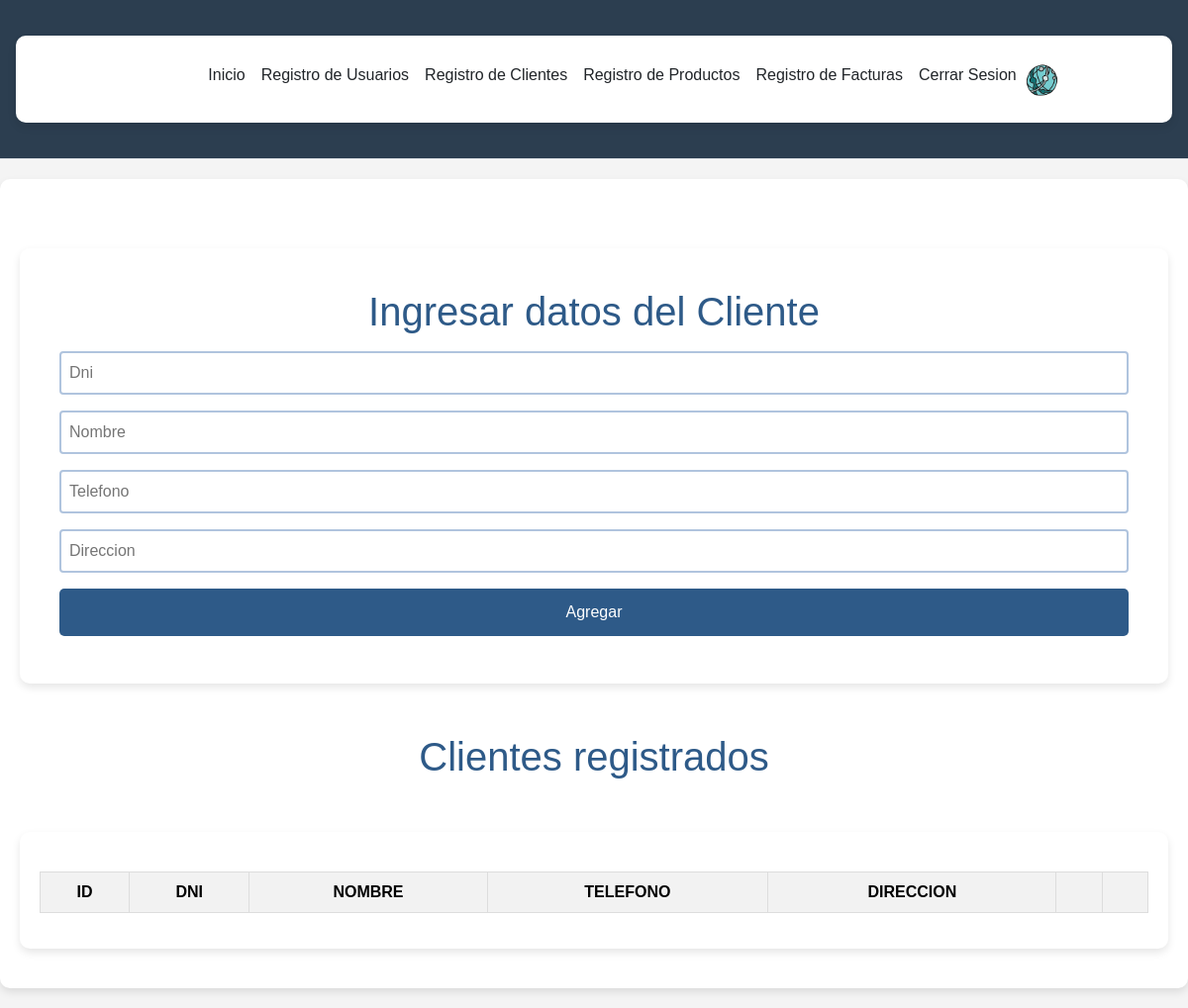
Page /Login_v18/registration-cliente.php on the earlier database version.
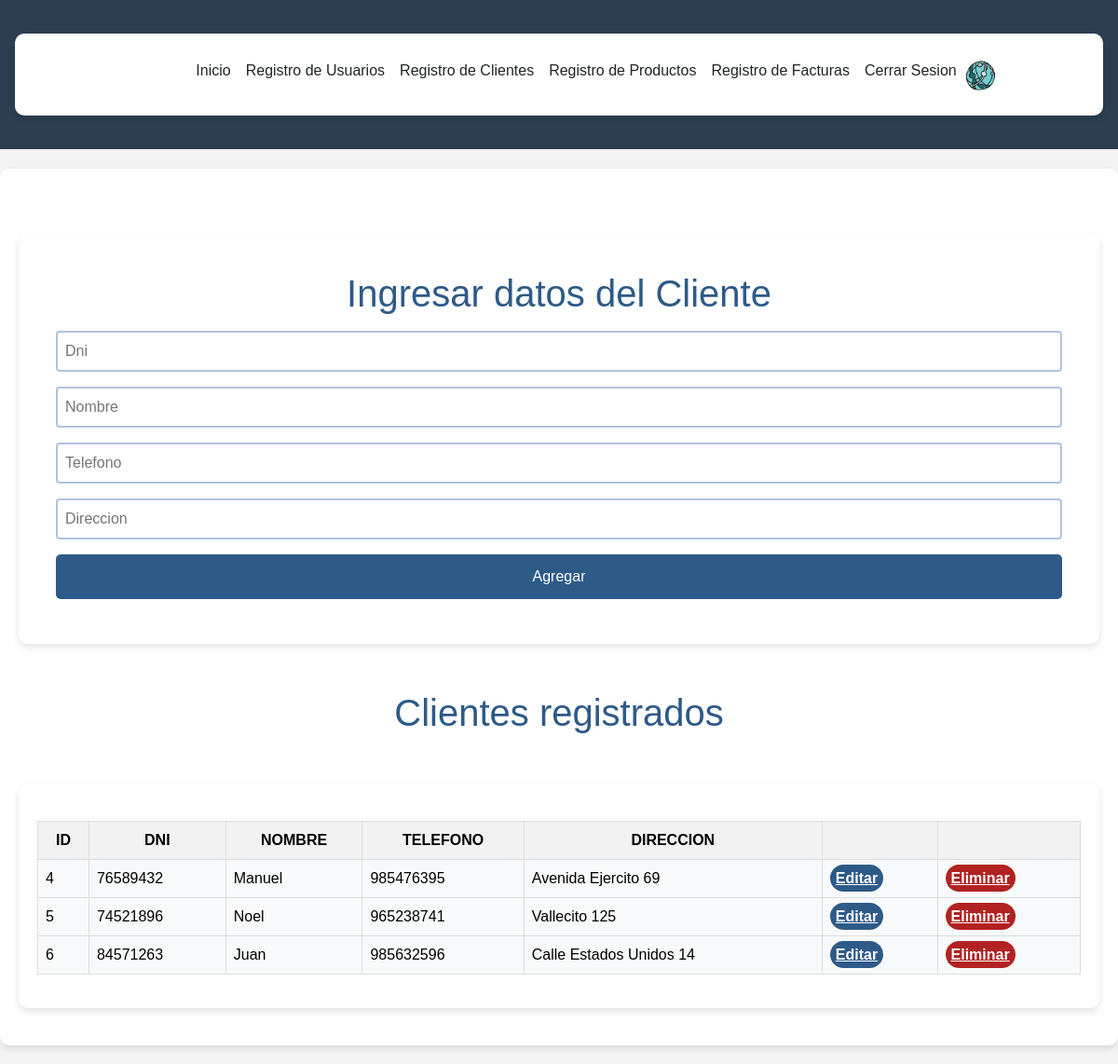
Same page on the later database version.
### tables this page shows
CREATE TABLE `cliente` (
  `idcliente` int(11) NOT NULL,
  `dni` int(8) DEFAULT NULL,
  `nombre` varchar(80) DEFAULT NULL,
  `telefono` int(11) DEFAULT NULL,
  `direccion` text DEFAULT NULL
);

### Login_v18/registration-cliente.php (the view, shortened to what this page needs)
<?php
include("conexion.php");
$sql = "SELECT * FROM cliente";
$query = mysqli_query($mysqli, $sql);
?>
<!DOCTYPE html>
<html lang="es">
<head>
    <link rel="stylesheet" type="text/css" href="style-home2.css?ts=<?= time() ?>" />
    </head>
<body>
    <div>
        <?php
        require_once "header.php";
        ?>
    </div>
    <div class="container">
        <div class="users-form">
            <form action="register-cliente.php" method="POST">
                <h1>Ingresar datos del Cliente</h1>
                <input type="text" placeholder="Dni" name="dni" required>
                <input type="text" placeholder="Nombre" name="nombre" required>
                <input type="text" placeholder="Telefono" name="telefono" required>
                <input type="text" placeholder="Direccion" name="direccion" required>
                <input type="submit" onclick="add()" value="Agregar">
            </form>
        </div>
        <h1>Clientes registrados</h1>
        <br>
        <div class="container">
            <div class="table-responsive">
                <table class="table table-light">
                    <div class="users-table">
                        <thead class="table-dark">
                            <tr>
                        <th>ID</th>
                        <th>DNI</th>
                        <th>NOMBRE</th>
                        <th>TELEFONO</th>
                        <th>DIRECCION</th>
                        <th></th>
                        <th></th>
                    </tr>
                </thead>
                <tbody>
                    <?php while ($row = mysqli_fetch_array($query)): ?>
                        <tr>
                            <td>
                                <?= $row['idcliente'] ?>
                            </td>
                            <td>
                                <?= $row['dni'] ?>
                            </td>
                            <td>
                                <?= $row['nombre'] ?>
                            </td>
                            <td>
                                <?= $row['telefono'] ?>
                            </td>
                            <td>
                                <?= $row['direccion'] ?>
                            </td>
                            <td><a href="update-cliente.php?id=<?= $row['idcliente'] ?>"
                                    class="users-table--edit">Editar</a></td>
                            <td><a onclick="del()" href="delete-cliente.php?id=<?= $row['idcliente'] ?>"
                                    class="users-table--delete">Eliminar</a></td>
                        </tr>
                    <?php endwhile; ?>
                </tbody>
            </table>
        </div>
    </div>
</html>

Differences in the rows shown:
added cliente: idcliente "4", dni "76589432", nombre "Manuel", telefono "985476395", direccion "Avenida Ejercito 69"
added cliente: idcliente "5", dni "74521896", nombre "Noel", telefono "965238741", direccion "Vallecito 125"
added cliente: idcliente "6", dni "84571263", nombre "Juan", telefono "985632596", direccion "Calle Estados Unidos 14"
